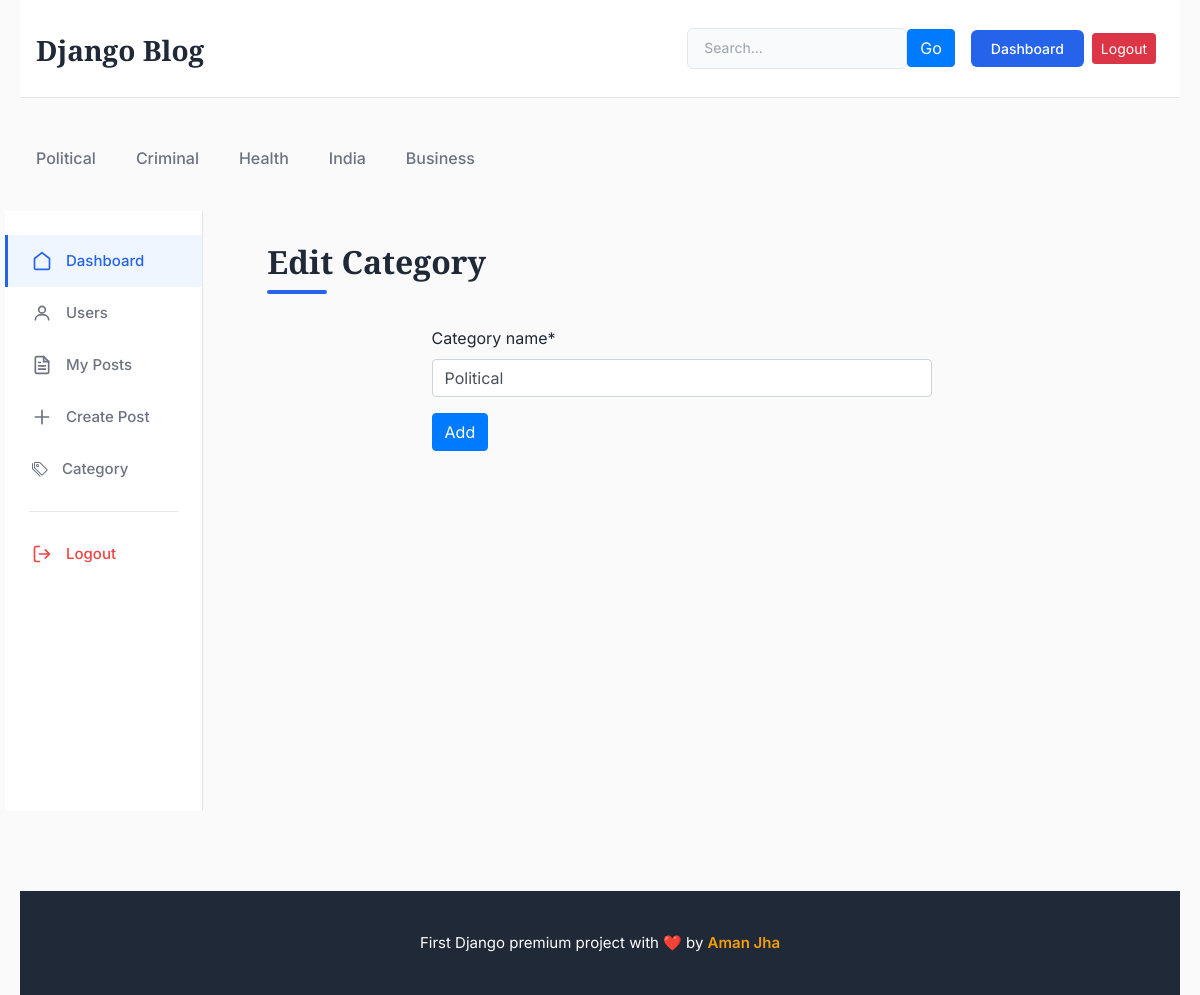
The page /dashboard/categories/edit/2 (signed in) on the database its author committed.
### blogs/models.py (models this page shows, shortened)
class Category(models.Model):
    category_name = models.CharField(max_length = 15, unique=True)
    created_at = models.DateTimeField(auto_now_add=True)
    updated_at = models.DateField(auto_now=True)
    class Meta:
        verbose_name_plural = 'categories'

### dashboards/views.py (the view)
# urls.py: path('categories/edit/<int:pk>', views.categoriesEdit, name='categories_edit'),
@login_required(login_url='login')
def categoriesEdit(request, pk):
    category = get_object_or_404(Category, pk=pk)
    if request.method == 'POST':
        form = CategoryForms(request.POST, instance=category)
        if form.is_valid():
            form.save()
            return redirect('categories')
    else:
        form = CategoryForms(instance=category)
    context = {
        'form' : form,
        'category' : category
    }
    return render(request, 'dashboard/edit_category.html', context)

### dashboards/forms.py
class CategoryForms(forms.ModelForm):
    class Meta:
        model = Category
        fields = "__all__"

### blogs/context_processors.py (called while the page is built)
def get_categories(request):
    categories = models.Category.objects.all()
    return dict(categories=categories)

### templates/dashboard/edit_category.html
{% extends "base.html" %} {% load static %} {% block extra_css %}
<link href="{% static 'css/dashboard.css' %}" rel="stylesheet" />
{% endblock %} {% block content %}
<div class="dashboard-container">
  <div class="row no-gutters">
    {% include 'dashboard/sidebar.html' %}
    <main class="col-md-9 dashboard-main">
      <div class="dashboard-content">
        {% load crispy_forms_tags %}
        <h2 class="section-title">Edit Category</h2>
        <form action="" method="POST" style="width: 500px; margin: auto">
          {% csrf_token %} {{form | crispy}}
          <button type="submit" class="btn btn-primary">Add</button>
        </form>
      </div>
    </main>
  </div>
</div>
{% endblock %}

### templates/base.html (shortened to what this page needs)
{% load static %}
<!DOCTYPE html>
<html lang="en">
  <head>
    <link
      href="https://getbootstrap.com/docs/4.0/dist/css/bootstrap.min.css"
      rel="stylesheet"
    />
    <link
      rel="stylesheet"
      href="https://cdnjs.cloudflare.com/ajax/libs/font-awesome/6.0.0/css/all.min.css"
    />
    <link href="{% static 'css/blog.css' %}" rel="stylesheet" />
    {% block extra_css %} {% endblock %}
  </head>
  <body>
    <div class="container">
      <header class="blog-header py-4 px-3">
        <div class="row flex-nowrap justify-content-between align-items-center">
          <div class="col-4 pt-1">
            <a class="blog-header-logo" href="/">Django Blog</a>
          </div>
          <div class="col-8 d-flex justify-content-end align-items-center">
            <div class="header-search-wrapper mr-3">
              <form
                action="{% url 'search' %}"
                method="GET"
                class="header-search-form"
              >
                <input
                  type="text"
                  name="keyword"
                  class="header-search-input"
                  placeholder="Search..."
                  ˝
                  value="{{ request.GET.keyword }}"
                />
                <button type="submit" class="btn btn-primary">Go</button>
              </form>
            </div>
            {% if not user.is_authenticated %}
            <a class="btn btn-sm btn-login mr-2" href="{% url 'login' %}"
              >Login</a
            >
            <a class="btn btn-sm btn-register" href="{% url 'register' %}"
              >Register</a
            >
            {% else %}
            <a class="btn btn-sm btn-login mr-2" href="{% url 'dashboard' %}"
              >Dashboard</a
            >
            <a class="btn btn-sm btn-danger mr-2" href="{% url 'logout' %}"
              >Logout</a
            >
            {% endif %}
          </div>
        </div>
      </header>
      <div class="nav-scroller py-2 mb-4">
        <nav class="nav d-flex justify-content-start category-nav">
          {% for category in categories %}
          <a
            class="category-link"
            href="{% url 'posts_by_category' category.id %}"
            >{{ category.category_name }}</a
          >
          {% endfor %}
        </nav>
      </div>
      {% block content %}Content{% endblock %}
      <footer class="blog-footer">
        <div class="container">
          <p class="footer-text">
            First Django premium project with ❤️ by
            <a href="#" class="footer-link">Aman Jha</a>
          </p>
        </div>
      </footer>
    </div>
  </body>
</html>

### static/css/blog.css (style rules this page uses)
:root { --primary-color: #2563eb; --secondary-color: #f59e0b; --text-primary: #1f2937; --text-secondary: #6b7280; --text-muted: #9ca3af; --border-color: #e5e7eb; --bg-light: #f9fafb; --bg-white: #ffffff; --shadow-sm: 0 1px 2px 0 rgba(0, 0, 0, 0.05); --shadow-md: 0 4px 6px -1px rgba(0, 0, 0, 0.1); --shadow-lg: 0 10px 15px -3px rgba(0, 0, 0, 0.1); }
* { box-sizing: border-box; }
body { font-family: 'Inter', -apple-system, BlinkMacSystemFont, 'Segoe UI', Roboto, sans-serif; color: var(--text-primary); background-color: #fafafa; line-height: 1.6; font-size: 16px; }
.container { max-width: 1200px; margin: 0 auto; padding: 0 20px; }
.blog-header { border-bottom: 1px solid var(--border-color); background-color: var(--bg-white); margin-bottom: 2rem; padding: 1.5rem 0; }
.blog-header-logo { font-family: 'Playfair Display', serif; font-size: 1.75rem; font-weight: 900; color: var(--text-primary); text-decoration: none; transition: color 0.3s ease; }
.btn-login { background-color: var(--primary-color); color: white; border: none; padding: 0.5rem 1.25rem; border-radius: 6px; font-weight: 500; transition: all 0.3s ease; }
.header-search-wrapper { display: flex; align-items: center; }
.header-search-form { position: relative; display: flex; align-items: center; }
.header-search-input { width: 220px; padding: 0.5rem 2.5rem 0.5rem 1rem; border: 1px solid var(--border-color); border-radius: 6px; font-size: 0.875rem; color: var(--text-primary); background-color: var(--bg-light); transition: all 0.3s ease; outline: none; }
.header-search-input::placeholder { color: var(--text-muted); }
.nav-scroller { overflow-x: auto; -webkit-overflow-scrolling: touch; }
.category-nav { gap: 0.5rem; flex-wrap: wrap; }
.category-link { padding: 0.5rem 1rem; color: var(--text-secondary); text-decoration: none; font-weight: 500; border-radius: 6px; transition: all 0.3s ease; white-space: nowrap; }
.section-title { font-family: 'Playfair Display', serif; font-size: 2rem; font-weight: 900; color: var(--text-primary); margin-bottom: 2rem; position: relative; padding-bottom: 0.75rem; }
.section-title::after { content: ''; position: absolute; bottom: 0; left: 0; width: 60px; height: 4px; background-color: var(--primary-color); border-radius: 2px; }
.blog-footer { background-color: var(--text-primary); color: white; padding: 2.5rem 0; margin-top: 5rem; text-align: center; }
.footer-text { margin: 0; font-size: 0.9375rem; }
.footer-link { color: var(--secondary-color); text-decoration: none; font-weight: 600; transition: color 0.3s ease; }
.dashboard-container { background-color: #fafafa; min-height: calc(100vh - 100px); }
.dashboard-main { padding: 2rem; }
.dashboard-content { max-width: 100%; }

### static/css/dashboard.css (style rules this page uses)
.dashboard-container { background-color: #fafafa; min-height: calc(100vh - 200px); margin: 0 -15px; }
.dashboard-main { padding: 2rem; }
.dashboard-content { max-width: 100%; margin-left: 4rem; }
.dashboard-content { max-width: 100%; }

### rows shown on the page
Category: category_name "Political"
Category: category_name "Criminal"
Category: category_name "Health"
Category: category_name "India"
Category: category_name "Business"
